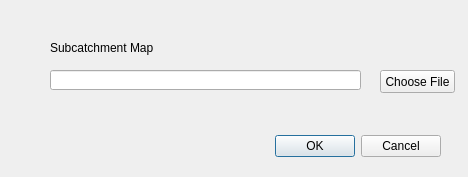
<?xml version="1.0" encoding="UTF-8"?>
<ui version="4.0">
 <class>Dialog</class>
 <widget class="QDialog" name="Dialog">
  <property name="geometry">
   <rect>
    <x>0</x>
    <y>0</y>
    <width>468</width>
    <height>177</height>
   </rect>
  </property>
  <property name="windowTitle">
   <string>Input Subcatchment map</string>
  </property>
  <widget class="QDialogButtonBox" name="buttonBox">
   <property name="geometry">
    <rect>
     <x>100</x>
     <y>130</y>
     <width>341</width>
     <height>32</height>
    </rect>
   </property>
   <property name="orientation">
    <enum>Qt::Horizontal</enum>
   </property>
   <property name="standardButtons">
    <set>QDialogButtonBox::Cancel|QDialogButtonBox::Ok</set>
   </property>
  </widget>
  <widget class="QLabel" name="label">
   <property name="geometry">
    <rect>
     <x>50</x>
     <y>40</y>
     <width>121</width>
     <height>16</height>
    </rect>
   </property>
   <property name="text">
    <string>Subcatchment Map</string>
   </property>
  </widget>
  <widget class="QLineEdit" name="subcatchmentMap">
   <property name="geometry">
    <rect>
     <x>50</x>
     <y>70</y>
     <width>311</width>
     <height>20</height>
    </rect>
   </property>
  </widget>
  <widget class="QPushButton" name="subcatchmentMap_btn">
   <property name="geometry">
    <rect>
     <x>380</x>
     <y>70</y>
     <width>75</width>
     <height>23</height>
    </rect>
   </property>
   <property name="text">
    <string>Choose File</string>
   </property>
  </widget>
 </widget>
 <resources/>
 <connections>
  <connection>
   <sender>buttonBox</sender>
   <signal>accepted()</signal>
   <receiver>Dialog</receiver>
   <slot>accept()</slot>
   <hints>
    <hint type="sourcelabel">
     <x>248</x>
     <y>254</y>
    </hint>
    <hint type="destinationlabel">
     <x>157</x>
     <y>274</y>
    </hint>
   </hints>
  </connection>
  <connection>
   <sender>buttonBox</sender>
   <signal>rejected()</signal>
   <receiver>Dialog</receiver>
   <slot>reject()</slot>
   <hints>
    <hint type="sourcelabel">
     <x>316</x>
     <y>260</y>
    </hint>
    <hint type="destinationlabel">
     <x>286</x>
     <y>274</y>
    </hint>
   </hints>
  </connection>
 </connections>
</ui>
